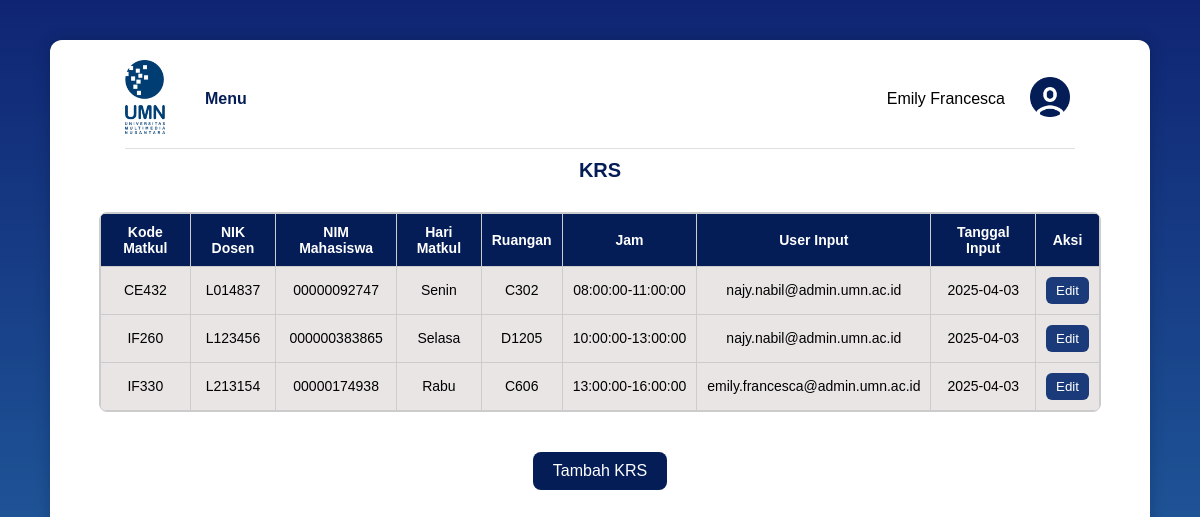
/MsKRS/MsKRS.php (signed in), run on an earlier commit of the app's database.
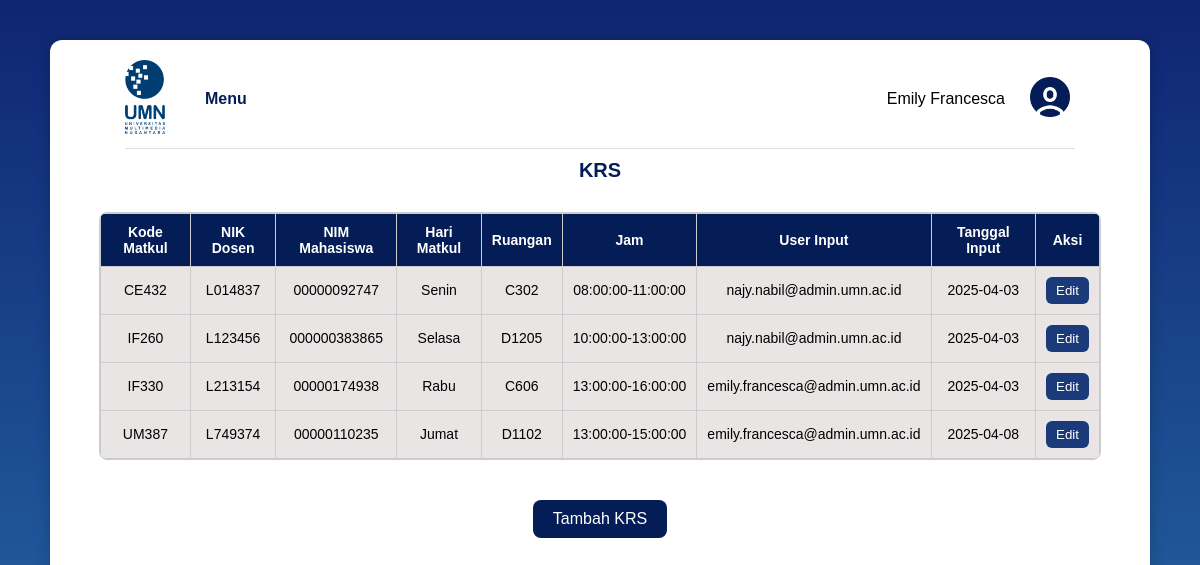
And on a later commit of the database.
### tables this page shows
CREATE TABLE `krs` (
  `id_krs` int(10) NOT NULL,
  `NIK_Dosen` varchar(50) NOT NULL,
  `Kode_Matkul` varchar(20) NOT NULL,
  `NIM_Mahasiswa` varchar(50) NOT NULL,
  `hari_matkul` enum('Senin','Selasa','Rabu','Kamis','Jumat','Sabtu','Minggu') NOT NULL,
  `jam_matkul` time NOT NULL,
  `ruangan` varchar(10) NOT NULL,
  `user_input` varchar(100) NOT NULL,
  `tanggal_input` date NOT NULL
);

CREATE TABLE `mata_kuliah` (
  `kode_matkul` varchar(50) NOT NULL,
  `nama_matkul` varchar(30) NOT NULL,
  `sks` int(11) NOT NULL,
  `semester` int(11) NOT NULL,
  `user_input` varchar(100) NOT NULL,
  `tanggal_input` date NOT NULL
);

### MsKRS/MsKRS.php (the view, shortened to what this page needs)
<?php
require '../db.php';
function formatName($name) {
    $parts = explode('.', $name);
    $formattedParts = array_map('ucfirst', $parts);
    return implode(' ', $formattedParts);
}
$email = $_SESSION['email'] ?? '';
$name = formatName(explode('@', $email)[0]);
$result = $con->query("
    SELECT krs.*, mata_kuliah.SKS
    FROM krs
    JOIN mata_kuliah ON krs.Kode_Matkul = mata_kuliah.Kode_Matkul
");
$krs = $result->fetch_all(MYSQLI_ASSOC);
function calculateTimeRange($startTime, $sks) {
    $start = new DateTime($startTime);
    $end = clone $start;
    $end->modify('+' . ($sks * 1) . ' hours');
    return $start->format('H:i:s') . '-' . $end->format('H:i:s');
}
?>
<!DOCTYPE html>
<html lang="id">
<head>
    <link rel="stylesheet" href="MsKRS.css">
</head>
<body>
    <div class="container">
        <div class="navbar">
            <div class="navbar-left">
                <div class="logo">
                    <img src="../assets/UMN.png" alt="UMN Logo">
                </div>
                <div class="links">
                    <a href="../MainMenu/MainMenu.php">Menu</a>
                </div>
            </div>
            <div class="profile">
                <span><?php echo htmlspecialchars($name); ?></span>
                <div class="avatar">
                    <img src="../assets/profile-picture.png" alt="Profile Picture">
                </div>
            </div>
        </div>
        <h1 class="judul">KRS</h1>
        <div class="table-container">
            <table>
                <thead>
                    <tr>
                        <th>Kode Matkul</th>
                        <th>NIK Dosen</th>
                        <th>NIM Mahasiswa</th>
                        <th>Hari Matkul</th>
                        <th>Ruangan</th>
                        <th>Jam</th>
                        <th>User Input</th>
                        <th>Tanggal Input</th>
                        <th>Aksi</th>
                    </tr>
                </thead>
                <tbody>
                    <?php foreach ($krs as $k): ?>
                        <tr>
                            <td><?php echo htmlspecialchars($k['Kode_Matkul']); ?></td>
                            <td><?php echo htmlspecialchars($k['NIK_Dosen']); ?></td>
                            <td><?php echo htmlspecialchars($k['NIM_Mahasiswa']); ?></td>
                            <td><?php echo htmlspecialchars($k['hari_matkul']); ?></td>
                            <td><?php echo htmlspecialchars($k['ruangan']); ?></td>
                            <td>
                                <?php
                                    echo calculateTimeRange($k['jam_matkul'], $k['SKS']);
                                ?>
                            </td>
                            <td><?php echo htmlspecialchars($k['user_input']); ?></td>
                            <td><?php echo htmlspecialchars($k['tanggal_input']); ?></td>
                            <td>
                                <button onclick="openEditModal('<?php echo $k['Kode_Matkul']; ?>')">Edit</button>
                            </td>
                        </tr>
                    <?php endforeach; ?>
                </tbody>
            </table>
        </div>
        <div class="tambah-btn-container">
            <button id="openModal" class="btn-tambah">Tambah KRS</button>
        </div>
    </div>
            <?php include 'TambahKRS.php'; ?>
</body>
</html>

### MsKRS/TambahKRS.php (shortened to what this page needs)
<!DOCTYPE html>
<html lang="id">
<head>
    <link rel="stylesheet" href="MsKRS.css">
</head>
<body>
</body>
</html>

### MsKRS/MsKRS.css (style rules this page uses)
body { font-family: Arial, sans-serif; background: linear-gradient(to bottom, #0F2573, #266CA9); margin: 0; display: flex; justify-content: center; align-items: center; min-height: 100vh; }
.container { background-color: white; width: 100%; max-width: 1100px; border-radius: 12px; box-shadow: 0px 0px 15px rgba(0, 0, 0, 0.2); display: flex; flex-direction: column; padding: 20px 50px 50px 50px; box-sizing: border-box; min-height: 90vh; }
.navbar { width: 100%; display: flex; justify-content: space-between; align-items: center; padding-bottom: 10px; margin-bottom: 20px; box-sizing: border-box; border-bottom: 1px solid #e0e0e0; margin: 0 auto; max-width: 95%; }
.navbar-left { display: flex; align-items: center; gap: 40px; }
.logo img { width: 40px; }
.links a { color: #041D56; text-decoration: none; font-weight: 600; font-size: 16px; margin-right: 10px; }
.profile { display: flex; align-items: center; gap: 20px; }
.avatar img { width: 50px; height: 50px; border-radius: 40%; object-fit: cover; }
.judul { text-align: center; color: #0d2a5a; font-size: 28px; margin: 10px 0 30px 0; width: 100%; }
.table-container { overflow-x: auto; margin: 0 30px 20px; border-radius: 8px; border: 1px solid #ccc; width: 100%; max-height: 400px; align-self: center; background-color: #E9E5E5; }
table { width: 100%; border-collapse: collapse; font-size: 14px; }
table, th, td { border: 1px solid #ccc; }
th { background-color: #041D56; color: white; padding: 10px; text-align: center; position: sticky; top: 0; z-index: 1; }
td { padding: 10px; text-align: center; white-space: nowrap; }
td button { background-color: #1a3a7a; color: white; border: none; padding: 6px 10px; border-radius: 6px; cursor: pointer; }
.tambah-btn-container { text-align: center; margin-top: 20px; }
.btn-tambah { padding: 10px 20px; font-size: 16px; background-color: #041D56; color: white; border: none; border-radius: 8px; cursor: pointer; }
.judul { margin-top: 10px; text-align: center; font-size: 20px; font-weight: 600; color: #041D56; }

What changed in the data, as far as the page shows it:
added krs: Kode_Matkul "UM387", NIK_Dosen "L749374", NIM_Mahasiswa "00000110235", hari_matkul "Jumat", ruangan "D1102", jam_matkul.sks "13:00:00-15:00:00", user_input "emily.francesca@admin.umn.ac.id", tanggal_input "2025-04-08"
